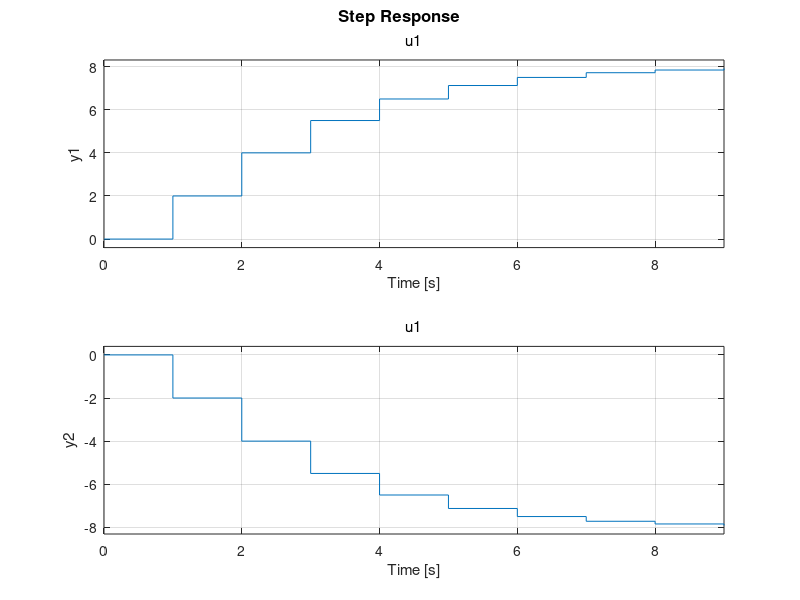
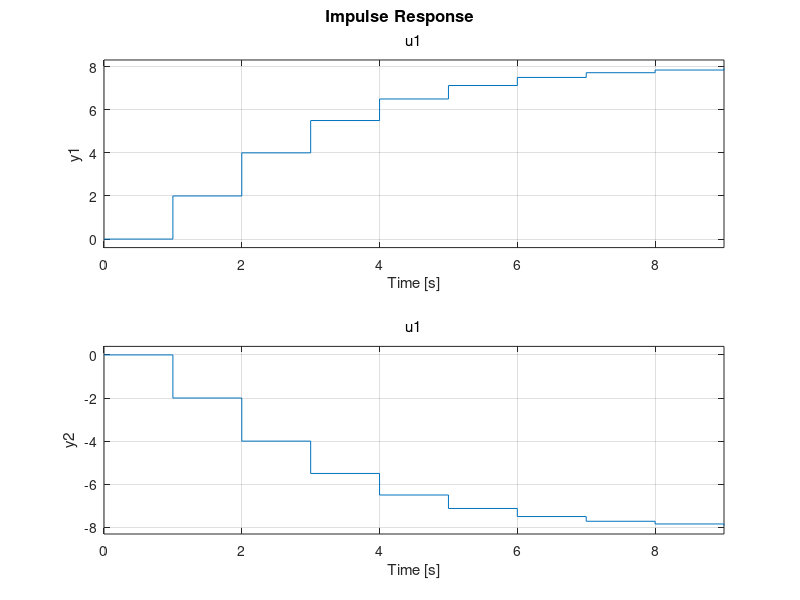

These figures' MATLAB source, in order:
clear
clc

%Definindo o sistema em tempo discreto.
A = [0.5 1; 0 0.5];
B = [1;1];
C = [1 1; -1 -1];
D = [0;0];
sys = ss(A,B,C,D,-1);

num_estados = size(A,1);
num_entradas = size(B,2);
num_saidas = size(C,1);

%Implementação da ação integral.
Aaug = [A zeros(num_estados,num_saidas);C*A eye(num_saidas)];
Baug = [B;C*B];
Caug = [zeros(num_saidas, num_estados) eye(num_saidas,num_saidas)];
sys_integral = ss(Aaug,Baug,Caug,0,-1);

%Respostas do sistema.
figure(1)
step(sys)
figure(2)
impulse(sys_integral) %Impulso é a derivada do degrau.
